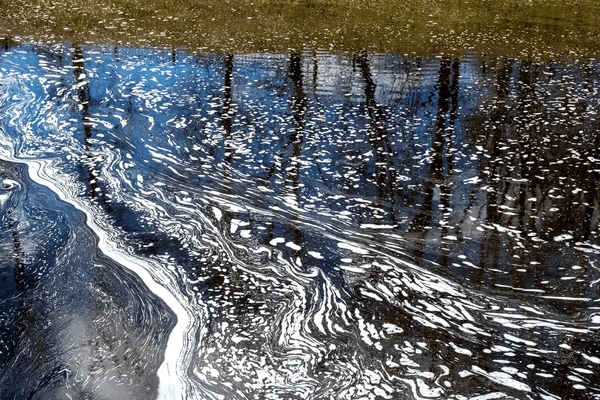
#> input picture models/water_color/sample_water.jpg, 600 x 400 px
$ python main.py sample_water.jpg
#> lines starting #> are read from the running program, lines starting #| are printed output that depends on the picture; after the words box and inside, x2 and y2 are one past the last pixel; in counts of white or black regions, pixels touching at a corner belong together; long printed decimals are rounded
#> in main, image is the input picture: shape (400, 600, 3); mean B, G, R 101.5, 98.9, 95.7
import cv2
import numpy as np
import sys

# -------------------------------
# Color constancy (Gray World)
# -------------------------------
def color_constancy(img):
    img = img.astype(np.float32)

    avg_b = np.mean(img[:, :, 0])
#> avg_b = 101.5
    avg_g = np.mean(img[:, :, 1])
#> avg_g = 98.89
    avg_r = np.mean(img[:, :, 2])
#> avg_r = 95.7

    avg_gray = (avg_b + avg_g + avg_r) / 3.0
#> avg_gray = 98.7

    img[:, :, 0] *= avg_gray / (avg_b + 1e-6)
    img[:, :, 1] *= avg_gray / (avg_g + 1e-6)
    img[:, :, 2] *= avg_gray / (avg_r + 1e-6)

    return np.clip(img, 0, 255).astype(np.uint8)

# -------------------------------
# Extract water region mask
# -------------------------------
def extract_water_region(img):
    hsv = cv2.cvtColor(img, cv2.COLOR_BGR2HSV)
#> hsv: shape (400, 600, 3); mean H, S, V 66.1, 72.8, 109.8

    # Broad water range (camera-independent)
    lower = np.array([70, 20, 50])
    upper = np.array([140, 255, 255])

    mask = cv2.inRange(hsv, lower, upper)
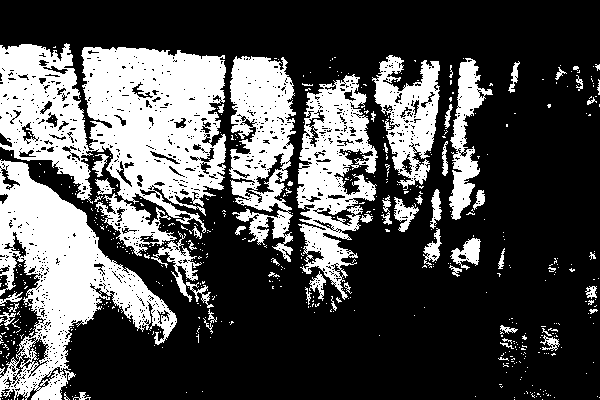
#> mask: shape (400, 600); 31.2% white; 573 white regions (515 under 20 px), largest, box (x1, y1, x2, y2) and area: (0, 43, 226, 256) 27375, (0, 159, 177, 400) 16374, (296, 74, 378, 300) 8884

    kernel = np.ones((5, 5), np.uint8)
    mask = cv2.morphologyEx(mask, cv2.MORPH_CLOSE, kernel)
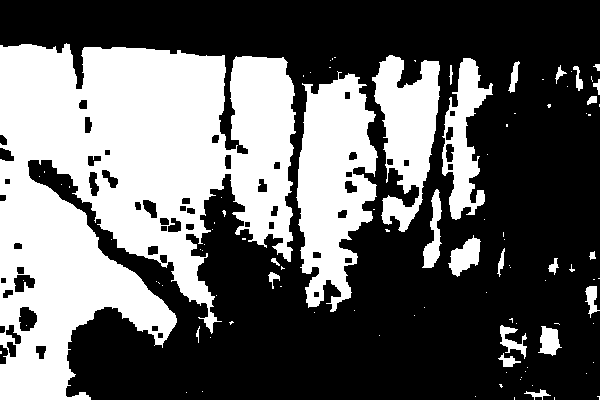
#> mask: shape (400, 600); 39.2% white; 102 white regions (78 under 20 px), largest, box (x1, y1, x2, y2) and area: (0, 43, 296, 400) 67020, (296, 71, 378, 312) 12587, (372, 55, 440, 232) 6799
    mask = cv2.morphologyEx(mask, cv2.MORPH_OPEN, kernel)
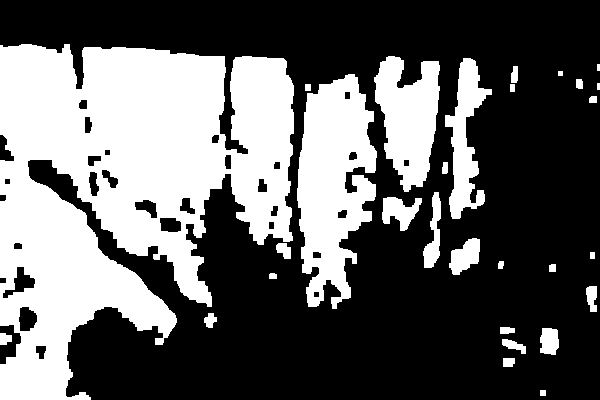
#> mask: shape (400, 600); 38.2% white; 29 white regions, largest, box (x1, y1, x2, y2) and area: (0, 44, 294, 400) 65809, (297, 74, 377, 309) 12362, (374, 56, 440, 192) 5843

    return mask

# -------------------------------
# Advanced water color analysis
# -------------------------------
def water_color_detect_advanced(image):
    # 1. Remove camera color bias
    image_cc = color_constancy(image)

    # 2. Water-only mask
    water_mask = extract_water_region(image_cc)
    water_pixels = image_cc[water_mask > 0]

    if len(water_pixels) < 500:
        return {
            "condition": "insufficient_water_region",
            "confidence": 0.0,
            "pollution_score": 25
        }

    # 3. Convert to HSV & LAB
    hsv = cv2.cvtColor(water_pixels.reshape(-1, 1, 3), cv2.COLOR_BGR2HSV)
    lab = cv2.cvtColor(water_pixels.reshape(-1, 1, 3), cv2.COLOR_BGR2LAB)

    h = hsv[:, :, 0].flatten()
    s = hsv[:, :, 1].flatten()
    v = hsv[:, :, 2].flatten()

    l = lab[:, :, 0].flatten()
    a = lab[:, :, 1].flatten()
    b = lab[:, :, 2].flatten()

    # 4. Robust statistics
    stats = {
        "h_median": float(np.median(h)),
        "s_90": float(np.percentile(s, 90)),
        "v_median": float(np.median(v)),
        "v_10": float(np.percentile(v, 10)),
        "a_mean": float(np.mean(a)),
        "b_mean": float(np.mean(b))
    }
#> stats = {'h_median': 109, 's_90': 143, 'v_median': 106, 'v_10': 55, 'a_mean': 128.3, 'b_mean': 116.5}

    # 5. Decision logic
    condition = "unknown"
    confidence = 0.4
    score = 20

    if 90 < stats["h_median"] < 130 and stats["s_90"] < 80 and stats["v_median"] > 120:
        condition = "clean_water"
        score = 5
        confidence = 0.9

    elif 10 < stats["h_median"] < 35 and stats["s_90"] > 90:
        condition = "muddy_water"
        score = 45
        confidence = 0.8

    elif 35 < stats["h_median"] < 85 and stats["s_90"] > 100:
        condition = "algae_bloom"
        score = 65
        confidence = 0.85

    elif stats["v_10"] < 70 and abs(stats["a_mean"] - 128) > 10:
        condition = "chemical_pollution"
        score = 85
        confidence = 0.75

    return {
        "condition": condition,
        "confidence": round(confidence, 2),
        "pollution_score": score,
        "stats": stats
    }

# -------------------------------
# MAIN
# -------------------------------
def main():
    if len(sys.argv) < 2:
        print("Usage: python water_analysis.py path/to/image.jpg")
        return

    image_path = sys.argv[1]
    image = cv2.imread(image_path)

    if image is None:
        print("❌ Failed to load image")
        return

    result = water_color_detect_advanced(image)
#> result = 4 items

    print("\n🌊 WATER QUALITY ANALYSIS")
    print("-" * 40)
    for k, v in result.items():
        print(f"{k}: {v}")
#> this loop made 4 passes
#> (k, v) on passes 1 to 3: ('condition', 'unknown'), ('confidence', 0.4), ('pollution_score', 20)
#| condition: unknown
#| confidence: 0.4
#| pollution_score: 20
#| stats: {'h_median': 109.0, 's_90': 143.0, 'v_median': 106.0, 'v_10': 55.0, 'a_mean': 128.315, 'b_mean': 116.463}

    # Visualize water mask
    mask = extract_water_region(color_constancy(image))
    overlay = image.copy()
    overlay[mask > 0] = (0, 255, 0)
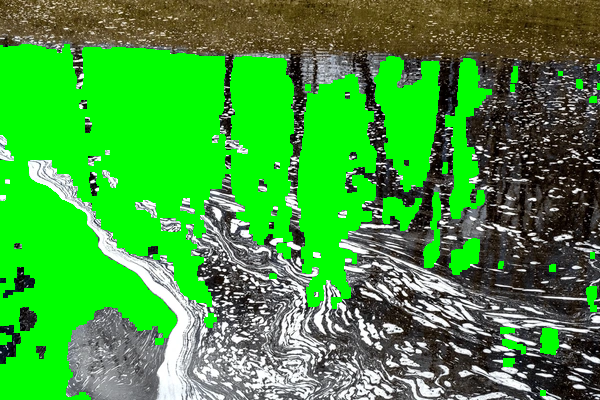
#> overlay: shape (400, 600, 3); mean B, G, R 55.6, 158.2, 63.5

    blended = cv2.addWeighted(image, 0.7, overlay, 0.3, 0)
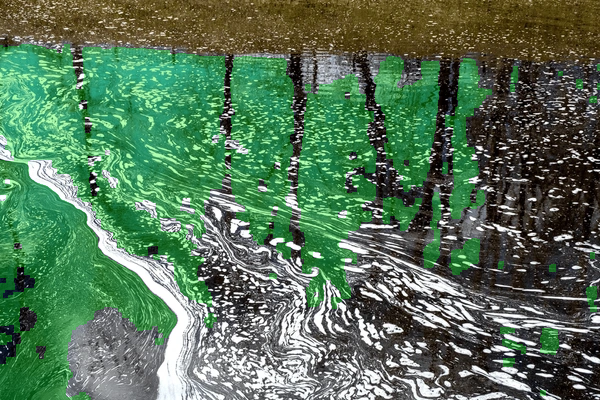
#> blended: shape (400, 600, 3); mean B, G, R 87.7, 116.7, 86
    cv2.imshow("Water Region Detection", blended)
    cv2.waitKey(0)
    cv2.destroyAllWindows()

if __name__ == "__main__":
    main()

$ run again, on Images_Dataset/Algae/test/images/DJI_0080_jpg.rf.db3214bf453866d1c969e500b60ca887.jpg
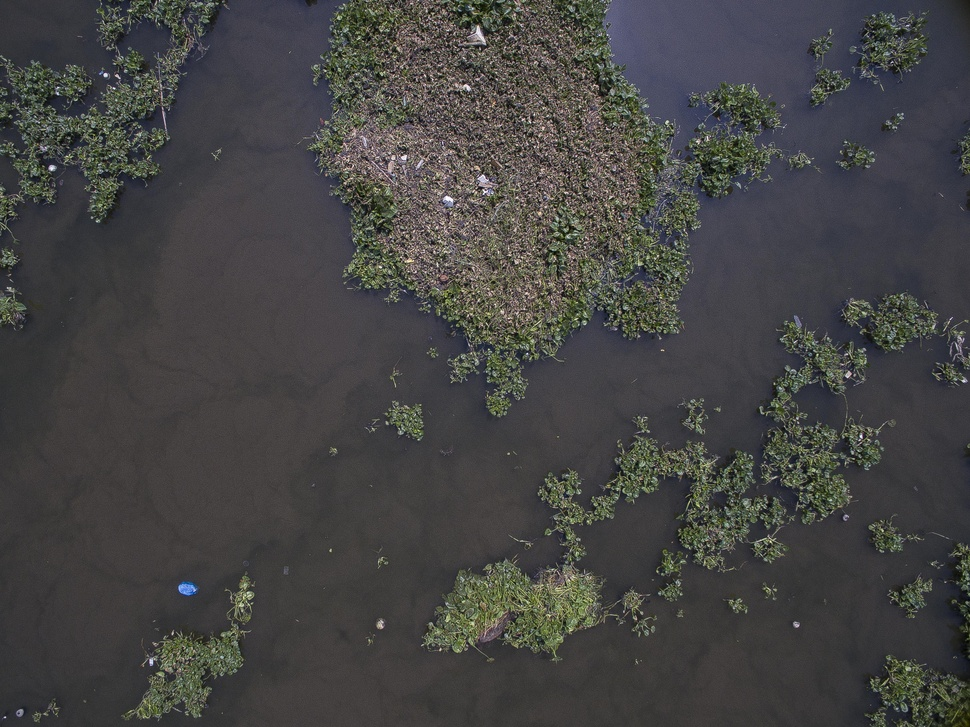
#> input picture Images_Dataset/Algae/test/images/DJI_0080_jpg.rf.db3214bf453866d1c969e500b60ca887.jpg, 970 x 727 px, shrunk from 3992 x 2992 before the run
#> in main, image is the input picture: shape (727, 970, 3); mean B, G, R 67.9, 68.6, 69
#> avg_b = 67.93
#> avg_g = 68.6
#> avg_r = 68.97
#> avg_gray = 68.5
#> hsv: shape (727, 970, 3); mean H, S, V 82.9, 31.3, 72.8
#> in extract_water_region, `mask = cv2.morphologyEx(mask, cv2.MORPH_OPEN, kernel)`:
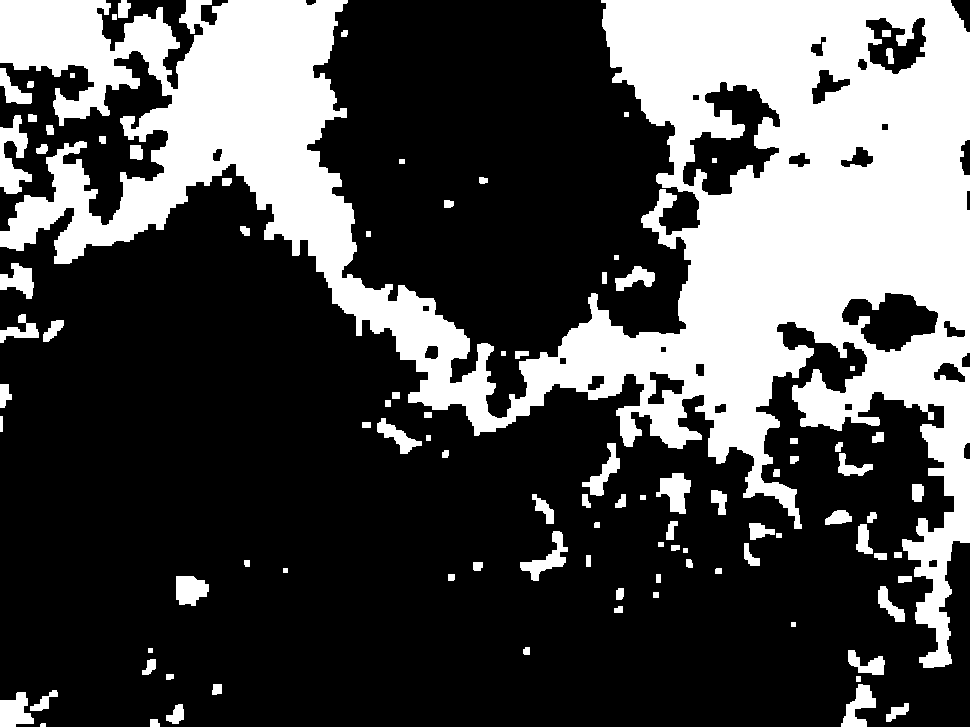
#> mask: shape (727, 970); 30.7% white; 98 white regions, largest, box (x1, y1, x2, y2) and area: (0, 0, 970, 668) 199366, (0, 115, 32, 194) 1372, (656, 473, 691, 514) 843
#> stats = {'h_median': 120, 's_90': 63, 'v_median': 71, 'v_10': 55, 'a_mean': 130.2, 'b_mean': 121.8}
#> result = 4 items
#> the loop in main, `for k, v in result.items():` made 4 passes
#> (k, v) on passes 1 to 3: ('condition', 'unknown'), ('confidence', 0.4), ('pollution_score', 20)
#> (printed output is left out)
#> in main, `blended = cv2.addWeighted(image, 0.7, overlay, 0.3, 0)`:
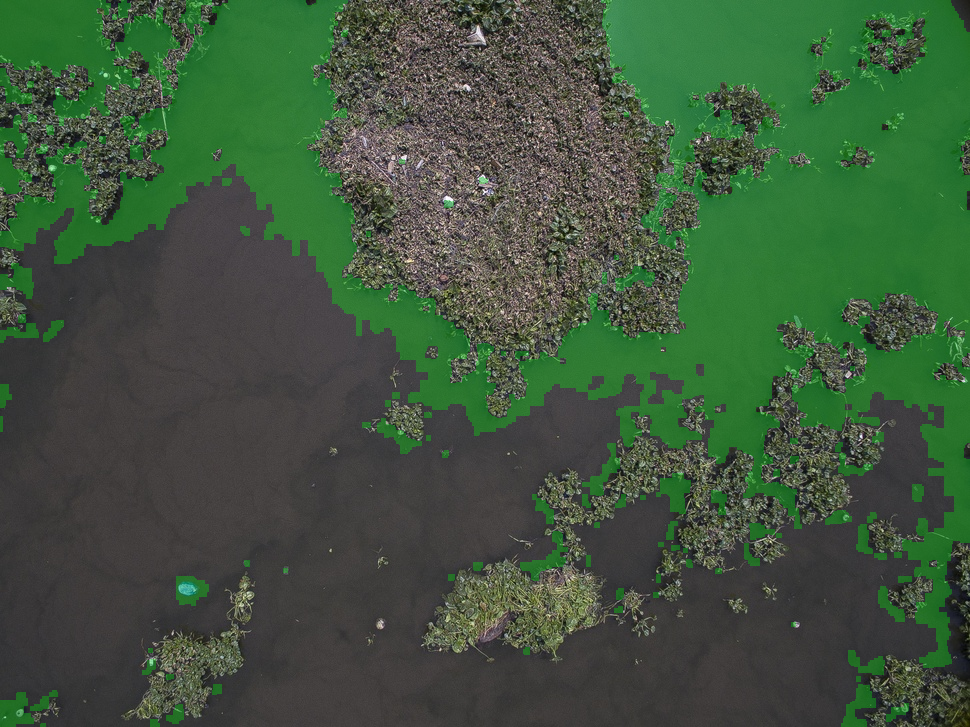
#> blended: shape (727, 970, 3); mean B, G, R 61.3, 86.3, 63.2
